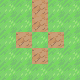

This game map was drawn from its Tiled (.tmx) file and the tilesets committed beside it. A one-line description and the full map source follow:
An orthogonal 5x5 tile map with 16x16 px tiles, 1 tile layer (Tile Layer 1).

<map version="1.4" tiledversion="1.4.2" orientation="orthogonal" renderorder="right-down" width="5" height="5" tilewidth="16" tileheight="16" infinite="0" nextlayerid="3" nextobjectid="1">
 <tileset firstgid="1" source="tileset1.tsx" />
 <layer id="2" name="Tile Layer 1" width="5" height="5">
  <data encoding="csv">
2,2,97,2,2,
2,2,97,2,2,
2,97,2,97,2,
2,2,97,2,2,
2,2,2,2,2
</data>
 </layer>
</map>